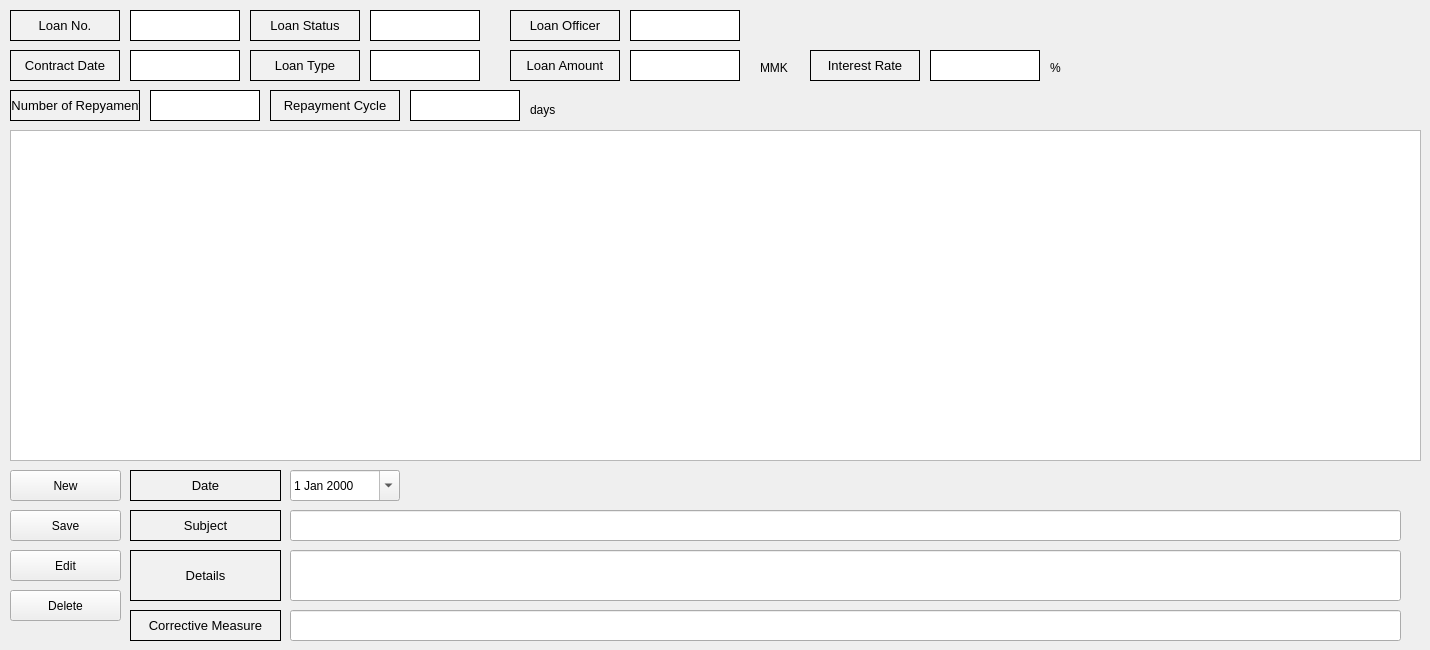
    <widget class="QWidget" name="tab_5">
     <attribute name="title">
      <string>Counseling Info</string>
     </attribute>
     <widget class="QLabel" name="label_98">
      <property name="geometry">
       <rect>
        <x>130</x>
        <y>610</y>
        <width>151</width>
        <height>31</height>
       </rect>
      </property>
      <property name="font">
       <font>
        <pointsize>10</pointsize>
       </font>
      </property>
      <property name="styleSheet">
       <string notr="true">background-color:rgb(241, 241, 241)</string>
      </property>
      <property name="frameShape">
       <enum>QFrame::Box</enum>
      </property>
      <property name="text">
       <string>Corrective Measure</string>
      </property>
      <property name="alignment">
       <set>Qt::AlignCenter</set>
      </property>
     </widget>
     <widget class="QLineEdit" name="counselingDetails">
      <property name="geometry">
       <rect>
        <x>290</x>
        <y>550</y>
        <width>1111</width>
        <height>51</height>
       </rect>
      </property>
      <property name="styleSheet">
       <string notr="true"/>
      </property>
     </widget>
     <widget class="QLabel" name="label_104">
      <property name="geometry">
       <rect>
        <x>130</x>
        <y>470</y>
        <width>151</width>
        <height>31</height>
       </rect>
      </property>
      <property name="font">
       <font>
        <pointsize>10</pointsize>
       </font>
      </property>
      <property name="styleSheet">
       <string notr="true">background-color:rgb(241, 241, 241)</string>
      </property>
      <property name="frameShape">
       <enum>QFrame::Box</enum>
      </property>
      <property name="text">
       <string>Date</string>
      </property>
      <property name="alignment">
       <set>Qt::AlignCenter</set>
      </property>
     </widget>
     <widget class="QLineEdit" name="counselingSubject">
      <property name="geometry">
       <rect>
        <x>290</x>
        <y>510</y>
        <width>1111</width>
        <height>31</height>
       </rect>
      </property>
     </widget>
     <widget class="QPushButton" name="counselingEditButton">
      <property name="geometry">
       <rect>
        <x>10</x>
        <y>550</y>
        <width>111</width>
        <height>31</height>
       </rect>
      </property>
      <property name="text">
       <string>Edit</string>
      </property>
     </widget>
     <widget class="QLabel" name="label_108">
      <property name="geometry">
       <rect>
        <x>130</x>
        <y>550</y>
        <width>151</width>
        <height>51</height>
       </rect>
      </property>
      <property name="font">
       <font>
        <pointsize>10</pointsize>
       </font>
      </property>
      <property name="styleSheet">
       <string notr="true">background-color:rgb(241, 241, 241)</string>
      </property>
      <property name="frameShape">
       <enum>QFrame::Box</enum>
      </property>
      <property name="text">
       <string>Details</string>
      </property>
      <property name="alignment">
       <set>Qt::AlignCenter</set>
      </property>
     </widget>
     <widget class="QPushButton" name="counselingDeleteButton">
      <property name="geometry">
       <rect>
        <x>10</x>
        <y>590</y>
        <width>111</width>
        <height>31</height>
       </rect>
      </property>
      <property name="text">
       <string>Delete</string>
      </property>
     </widget>
     <widget class="QLabel" name="label_114">
      <property name="geometry">
       <rect>
        <x>130</x>
        <y>510</y>
        <width>151</width>
        <height>31</height>
       </rect>
      </property>
      <property name="font">
       <font>
        <pointsize>10</pointsize>
       </font>
      </property>
      <property name="styleSheet">
       <string notr="true">background-color:rgb(241, 241, 241)</string>
      </property>
      <property name="frameShape">
       <enum>QFrame::Box</enum>
      </property>
      <property name="text">
       <string>Subject</string>
      </property>
      <property name="alignment">
       <set>Qt::AlignCenter</set>
      </property>
     </widget>
     <widget class="QLineEdit" name="counselingCorrectiveMeasure">
      <property name="geometry">
       <rect>
        <x>290</x>
        <y>610</y>
        <width>1111</width>
        <height>31</height>
       </rect>
      </property>
      <property name="styleSheet">
       <string notr="true"/>
      </property>
     </widget>
     <widget class="QLabel" name="label_117">
      <property name="geometry">
       <rect>
        <x>510</x>
        <y>50</y>
        <width>110</width>
        <height>31</height>
       </rect>
      </property>
      <property name="minimumSize">
       <size>
        <width>110</width>
        <height>0</height>
       </size>
      </property>
      <property name="maximumSize">
       <size>
        <width>110</width>
        <height>16777215</height>
       </size>
      </property>
      <property name="font">
       <font>
        <pointsize>10</pointsize>
       </font>
      </property>
      <property name="styleSheet">
       <string notr="true">background-color:rgb(241, 241, 241)</string>
      </property>
      <property name="frameShape">
       <enum>QFrame::Box</enum>
      </property>
      <property name="text">
       <string>Loan Amount</string>
      </property>
      <property name="alignment">
       <set>Qt::AlignCenter</set>
      </property>
     </widget>
     <widget class="QLabel" name="counselingContractDate">
      <property name="geometry">
       <rect>
        <x>130</x>
        <y>50</y>
        <width>110</width>
        <height>31</height>
       </rect>
      </property>
      <property name="minimumSize">
       <size>
        <width>110</width>
        <height>0</height>
       </size>
      </property>
      <property name="maximumSize">
       <size>
        <width>110</width>
        <height>16777215</height>
       </size>
      </property>
      <property name="styleSheet">
       <string notr="true">background-color:rgb(255, 255, 255)
</string>
      </property>
      <property name="frameShape">
       <enum>QFrame::Box</enum>
      </property>
      <property name="text">
       <string/>
      </property>
     </widget>
     <widget class="QLabel" name="label_105">
      <property name="geometry">
       <rect>
        <x>760</x>
        <y>60</y>
        <width>41</width>
        <height>16</height>
       </rect>
      </property>
      <property name="text">
       <string>MMK</string>
      </property>
     </widget>
     <widget class="QLabel" name="label_101">
      <property name="geometry">
       <rect>
        <x>510</x>
        <y>10</y>
        <width>110</width>
        <height>31</height>
       </rect>
      </property>
      <property name="minimumSize">
       <size>
        <width>110</width>
        <height>0</height>
       </size>
      </property>
      <property name="maximumSize">
       <size>
        <width>110</width>
        <height>16777215</height>
       </size>
      </property>
      <property name="font">
       <font>
        <pointsize>10</pointsize>
       </font>
      </property>
      <property name="styleSheet">
       <string notr="true">background-color:rgb(241, 241, 241)</string>
      </property>
      <property name="frameShape">
       <enum>QFrame::Box</enum>
      </property>
      <property name="text">
       <string>Loan Officer</string>
      </property>
      <property name="alignment">
       <set>Qt::AlignCenter</set>
      </property>
     </widget>
     <widget class="QLabel" name="label_103">
      <property name="geometry">
       <rect>
        <x>250</x>
        <y>50</y>
        <width>110</width>
        <height>31</height>
       </rect>
      </property>
      <property name="minimumSize">
       <size>
        <width>110</width>
        <height>0</height>
       </size>
      </property>
      <property name="maximumSize">
       <size>
        <width>110</width>
        <height>16777215</height>
       </size>
      </property>
      <property name="font">
       <font>
        <pointsize>10</pointsize>
       </font>
      </property>
      <property name="styleSheet">
       <string notr="true">background-color:rgb(241, 241, 241)</string>
      </property>
      <property name="frameShape">
       <enum>QFrame::Box</enum>
      </property>
      <property name="text">
       <string>Loan Type</string>
      </property>
      <property name="alignment">
       <set>Qt::AlignCenter</set>
      </property>
     </widget>
     <widget class="QLabel" name="label_95">
      <property name="geometry">
       <rect>
        <x>10</x>
        <y>10</y>
        <width>110</width>
        <height>31</height>
       </rect>
      </property>
      <property name="minimumSize">
       <size>
        <width>110</width>
        <height>0</height>
       </size>
      </property>
      <property name="maximumSize">
       <size>
        <width>110</width>
        <height>16777215</height>
       </size>
      </property>
      <property name="font">
       <font>
        <pointsize>10</pointsize>
       </font>
      </property>
      <property name="styleSheet">
       <string notr="true">background-color:rgb(241, 241, 241)</string>
      </property>
      <property name="frameShape">
       <enum>QFrame::Box</enum>
      </property>
      <property name="text">
       <string>Loan No.</string>
      </property>
      <property name="alignment">
       <set>Qt::AlignCenter</set>
      </property>
     </widget>
     <widget class="QLabel" name="label_109">
      <property name="geometry">
       <rect>
        <x>10</x>
        <y>50</y>
        <width>110</width>
        <height>31</height>
       </rect>
      </property>
      <property name="minimumSize">
       <size>
        <width>110</width>
        <height>0</height>
       </size>
      </property>
      <property name="maximumSize">
       <size>
        <width>110</width>
        <height>16777215</height>
       </size>
      </property>
      <property name="font">
       <font>
        <pointsize>10</pointsize>
       </font>
      </property>
      <property name="styleSheet">
       <string notr="true">background-color:rgb(241, 241, 241)</string>
      </property>
      <property name="frameShape">
       <enum>QFrame::Box</enum>
      </property>
      <property name="text">
       <string>Contract Date</string>
      </property>
      <property name="alignment">
       <set>Qt::AlignCenter</set>
      </property>
     </widget>
     <widget class="QLabel" name="label_112">
      <property name="geometry">
       <rect>
        <x>810</x>
        <y>50</y>
        <width>110</width>
        <height>31</height>
       </rect>
      </property>
      <property name="minimumSize">
       <size>
        <width>110</width>
        <height>0</height>
       </size>
      </property>
      <property name="maximumSize">
       <size>
        <width>110</width>
        <height>16777215</height>
       </size>
      </property>
      <property name="font">
       <font>
        <pointsize>10</pointsize>
       </font>
      </property>
      <property name="styleSheet">
       <string notr="true">background-color:rgb(241, 241, 241)</string>
      </property>
      <property name="frameShape">
       <enum>QFrame::Box</enum>
      </property>
      <property name="text">
       <string>Interest Rate</string>
      </property>
      <property name="alignment">
       <set>Qt::AlignCenter</set>
      </property>
     </widget>
     <widget class="QLabel" name="counselingInterestRate">
      <property name="geometry">
       <rect>
        <x>930</x>
        <y>50</y>
        <width>110</width>
        <height>31</height>
       </rect>
      </property>
      <property name="minimumSize">
       <size>
        <width>110</width>
        <height>0</height>
       </size>
      </property>
      <property name="maximumSize">
       <size>
        <width>110</width>
        <height>16777215</height>
       </size>
      </property>
      <property name="styleSheet">
       <string notr="true">background-color:rgb(255, 255, 255)
</string>
      </property>
      <property name="frameShape">
       <enum>QFrame::Box</enum>
      </property>
      <property name="text">
       <string/>
      </property>
     </widget>
     <widget class="QLabel" name="label_102">
      <property name="geometry">
       <rect>
        <x>250</x>
        <y>10</y>
        <width>110</width>
        <height>31</height>
       </rect>
      </property>
      <property name="minimumSize">
       <size>
        <width>110</width>
        <height>0</height>
       </size>
      </property>
      <property name="maximumSize">
       <size>
        <width>110</width>
        <height>16777215</height>
       </size>
      </property>
      <property name="font">
       <font>
        <pointsize>10</pointsize>
       </font>
      </property>
      <property name="styleSheet">
       <string notr="true">background-color:rgb(241, 241, 241)</string>
      </property>
      <property name="frameShape">
       <enum>QFrame::Box</enum>
      </property>
      <property name="text">
       <string>Loan Status</string>
      </property>
      <property name="alignment">
       <set>Qt::AlignCenter</set>
      </property>
     </widget>
     <widget class="QLabel" name="counselingLoanAmount">
      <property name="geometry">
       <rect>
        <x>630</x>
        <y>50</y>
        <width>110</width>
        <height>31</height>
       </rect>
      </property>
      <property name="minimumSize">
       <size>
        <width>110</width>
        <height>0</height>
       </size>
      </property>
      <property name="maximumSize">
       <size>
        <width>110</width>
        <height>16777215</height>
       </size>
      </property>
      <property name="styleSheet">
       <string notr="true">background-color:rgb(255, 255, 255)
</string>
      </property>
      <property name="frameShape">
       <enum>QFrame::Box</enum>
      </property>
      <property name="text">
       <string/>
      </property>
     </widget>
     <widget class="QLabel" name="label_111">
      <property name="geometry">
       <rect>
        <x>1050</x>
        <y>60</y>
        <width>16</width>
        <height>16</height>
       </rect>
      </property>
      <property name="text">
       <string>%</string>
      </property>
     </widget>
     <widget class="QLabel" name="counselingLoanNumber">
      <property name="geometry">
       <rect>
        <x>130</x>
        <y>10</y>
        <width>110</width>
        <height>31</height>
       </rect>
      </property>
      <property name="minimumSize">
       <size>
        <width>110</width>
        <height>0</height>
       </size>
      </property>
      <property name="maximumSize">
       <size>
        <width>110</width>
        <height>16777215</height>
       </size>
      </property>
      <property name="styleSheet">
       <string notr="true">background-color:rgb(255, 255, 255)
</string>
      </property>
      <property name="frameShape">
       <enum>QFrame::Box</enum>
      </property>
      <property name="text">
       <string/>
      </property>
     </widget>
     <widget class="QLabel" name="counselingLoanStatus">
      <property name="geometry">
       <rect>
        <x>370</x>
        <y>10</y>
        <width>110</width>
        <height>31</height>
       </rect>
      </property>
      <property name="minimumSize">
       <size>
        <width>110</width>
        <height>0</height>
       </size>
      </property>
      <property name="maximumSize">
       <size>
        <width>110</width>
        <height>16777215</height>
       </size>
      </property>
      <property name="styleSheet">
       <string notr="true">background-color:rgb(255, 255, 255)
</string>
      </property>
      <property name="frameShape">
       <enum>QFrame::Box</enum>
      </property>
      <property name="text">
       <string/>
      </property>
     </widget>
     <widget class="QLabel" name="counselingLoanType">
      <property name="geometry">
       <rect>
        <x>370</x>
        <y>50</y>
        <width>110</width>
        <height>31</height>
       </rect>
      </property>
      <property name="minimumSize">
       <size>
        <width>110</width>
        <height>0</height>
       </size>
      </property>
      <property name="maximumSize">
       <size>
        <width>110</width>
        <height>16777215</height>
       </size>
      </property>
      <property name="styleSheet">
       <string notr="true">background-color:rgb(255, 255, 255)
</string>
      </property>
      <property name="frameShape">
       <enum>QFrame::Box</enum>
      </property>
      <property name="text">
       <string/>
      </property>
     </widget>
     <widget class="QLabel" name="counselingLoanOfficer">
      <property name="geometry">
       <rect>
        <x>630</x>
        <y>10</y>
        <width>110</width>
        <height>31</height>
       </rect>
      </property>
      <property name="minimumSize">
       <size>
        <width>110</width>
        <height>0</height>
       </size>
      </property>
      <property name="maximumSize">
       <size>
        <width>110</width>
        <height>16777215</height>
       </size>
      </property>
      <property name="styleSheet">
       <string notr="true">background-color:rgb(255, 255, 255)
</string>
      </property>
      <property name="frameShape">
       <enum>QFrame::Box</enum>
      </property>
      <property name="text">
       <string/>
      </property>
     </widget>
     <widget class="QDateEdit" name="counselingDate">
      <property name="geometry">
       <rect>
        <x>290</x>
        <y>470</y>
        <width>110</width>
        <height>31</height>
       </rect>
      </property>
      <property name="locale">
       <locale language="English" country="UnitedStates"/>
      </property>
      <property name="calendarPopup">
       <bool>true</bool>
      </property>
     </widget>
     <widget class="QPushButton" name="counselingNewButton">
      <property name="geometry">
       <rect>
        <x>10</x>
        <y>470</y>
        <width>111</width>
        <height>31</height>
       </rect>
      </property>
      <property name="text">
       <string>New</string>
      </property>
     </widget>
     <widget class="QPushButton" name="counselingSaveButton">
      <property name="geometry">
       <rect>
        <x>10</x>
        <y>510</y>
        <width>111</width>
        <height>31</height>
       </rect>
      </property>
      <property name="text">
       <string>Save</string>
      </property>
     </widget>
     <widget class="QTableView" name="counselingTable">
      <property name="geometry">
       <rect>
        <x>10</x>
        <y>130</y>
        <width>1411</width>
        <height>331</height>
       </rect>
      </property>
     </widget>
     <widget class="QLabel" name="label_46">
      <property name="geometry">
       <rect>
        <x>10</x>
        <y>90</y>
        <width>130</width>
        <height>31</height>
       </rect>
      </property>
      <property name="minimumSize">
       <size>
        <width>130</width>
        <height>0</height>
       </size>
      </property>
      <property name="maximumSize">
       <size>
        <width>130</width>
        <height>16777215</height>
       </size>
      </property>
      <property name="font">
       <font>
        <pointsize>10</pointsize>
       </font>
      </property>
      <property name="styleSheet">
       <string notr="true">background-color:rgb(241, 241, 241)</string>
      </property>
      <property name="frameShape">
       <enum>QFrame::Box</enum>
      </property>
      <property name="text">
       <string> Number of Repyament</string>
      </property>
      <property name="alignment">
       <set>Qt::AlignCenter</set>
      </property>
     </widget>
     <widget class="QLabel" name="counselingRepaymentCycle">
      <property name="geometry">
       <rect>
        <x>410</x>
        <y>90</y>
        <width>110</width>
        <height>31</height>
       </rect>
      </property>
      <property name="minimumSize">
       <size>
        <width>110</width>
        <height>0</height>
       </size>
      </property>
      <property name="maximumSize">
       <size>
        <width>110</width>
        <height>16777215</height>
       </size>
      </property>
      <property name="styleSheet">
       <string notr="true">background-color:rgb(255, 255, 255)
</string>
      </property>
      <property name="frameShape">
       <enum>QFrame::Box</enum>
      </property>
      <property name="text">
       <string/>
      </property>
     </widget>
     <widget class="QLabel" name="counselingNumberOfRepayment">
      <property name="geometry">
       <rect>
        <x>150</x>
        <y>90</y>
        <width>110</width>
        <height>31</height>
       </rect>
      </property>
      <property name="minimumSize">
       <size>
        <width>110</width>
        <height>0</height>
       </size>
      </property>
      <property name="maximumSize">
       <size>
        <width>110</width>
        <height>16777215</height>
       </size>
      </property>
      <property name="styleSheet">
       <string notr="true">background-color:rgb(255, 255, 255)
</string>
      </property>
      <property name="frameShape">
       <enum>QFrame::Box</enum>
      </property>
      <property name="text">
       <string/>
      </property>
     </widget>
     <widget class="QLabel" name="label_138">
      <property name="geometry">
       <rect>
        <x>530</x>
        <y>100</y>
        <width>31</width>
        <height>20</height>
       </rect>
      </property>
      <property name="text">
       <string>days</string>
      </property>
     </widget>
     <widget class="QLabel" name="label_45">
      <property name="geometry">
       <rect>
        <x>270</x>
        <y>90</y>
        <width>130</width>
        <height>31</height>
       </rect>
      </property>
      <property name="minimumSize">
       <size>
        <width>130</width>
        <height>0</height>
       </size>
      </property>
      <property name="maximumSize">
       <size>
        <width>130</width>
        <height>16777215</height>
       </size>
      </property>
      <property name="font">
       <font>
        <pointsize>10</pointsize>
       </font>
      </property>
      <property name="styleSheet">
       <string notr="true">background-color:rgb(241, 241, 241)</string>
      </property>
      <property name="frameShape">
       <enum>QFrame::Box</enum>
      </property>
      <property name="text">
       <string>Repayment Cycle</string>
      </property>
      <property name="alignment">
       <set>Qt::AlignCenter</set>
      </property>
     </widget>
    </widget>
